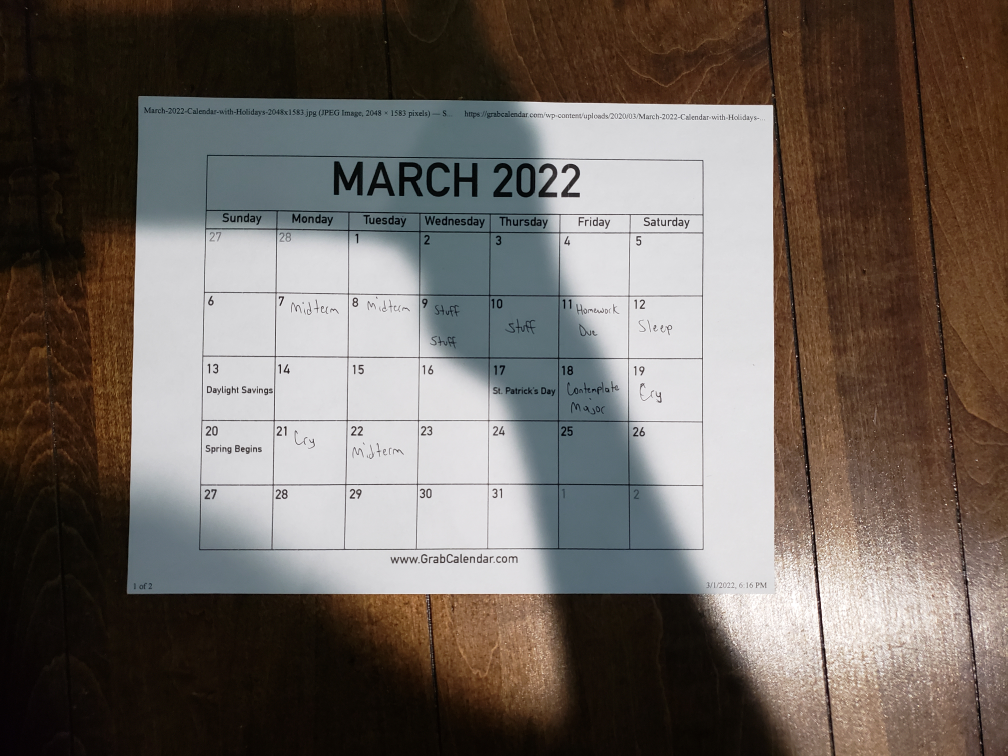
#> input picture backend/test6.jpg, 4032 x 3024 px (shown at 1/4 size)
$ python cropping.py
#> lines starting #> are read from the running program, lines starting #| are printed output that depends on the picture; after the words box and inside, x2 and y2 are one past the last pixel; in counts of white or black regions, pixels touching at a corner belong together
# copy of the detect.py file

import cv2
import numpy as np
from imutils import contours as ctrs
# do not modify!


def getRandomColor():
    return (np.random.randint(0, 255), np.random.randint(0, 255), np.random.randint(0, 255))


image = cv2.imread('test6.jpg')
#> image is the input picture: shape (3024, 4032, 3); mean B, G, R 95.7, 102.1, 110.7
width = 1000
height = 700
image = cv2.resize(image, (width, height), interpolation=cv2.INTER_AREA)
#> image: shape (700, 1000, 3)

# GET LARGEST CONTOUR AND CROP      #GET LARGEST CONTOUR AND CROP
# GET LARGEST CONTOUR AND CROP      #GET LARGEST CONTOUR AND CROP
gray = cv2.cvtColor(image, cv2.COLOR_BGR2GRAY)
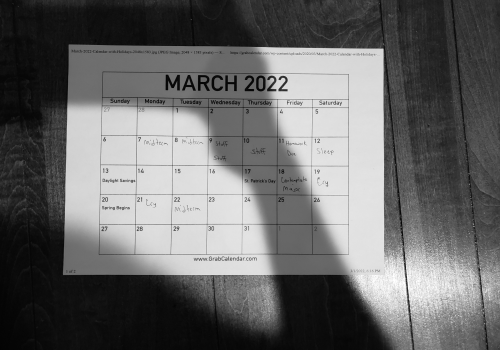
#> gray: shape (700, 1000) (shown at 1/2 size); min 1, max 255, mean 103.9
blur = cv2.GaussianBlur(gray, (5, 5), 1)
thresh = cv2.Canny(blur, 200, 50)
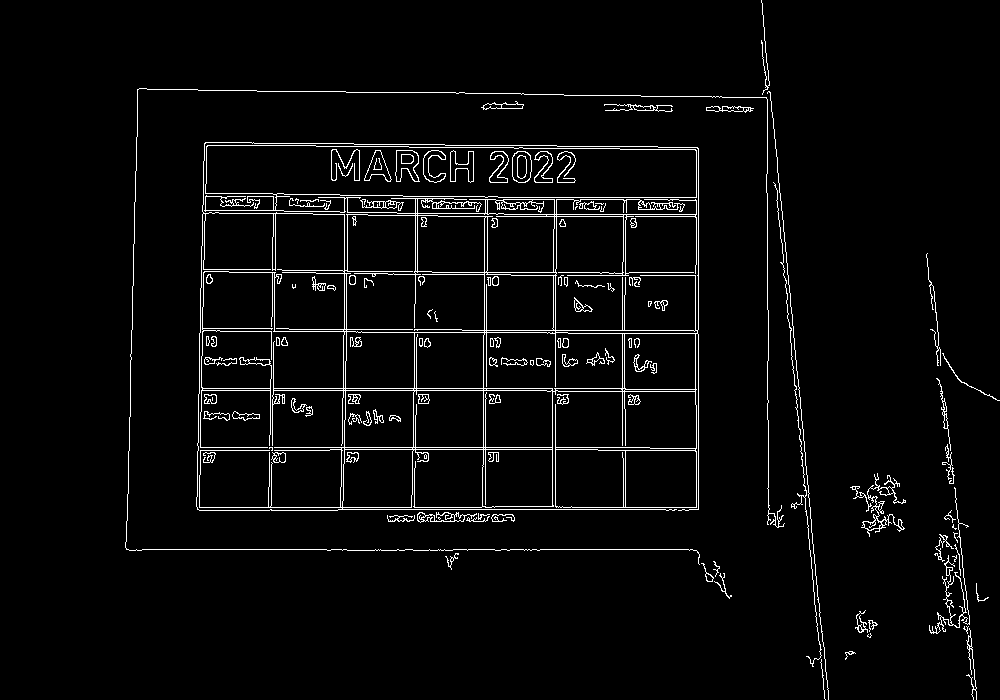
#> thresh: shape (700, 1000); 3.6% white in thin lines or dots, all inside (x1, y1, x2, y2) = (125, 0, 1000, 700)
kernel = np.ones((5, 5))
dilation = cv2.dilate(thresh, kernel, iterations=3)
#> dilation: shape (700, 1000); 25.8% white; 7 white regions, largest, box (x1, y1, x2, y2) and area: (190, 136, 705, 529) 116992, (119, 0, 835, 700) 45062, (920, 247, 1000, 700) 12610
erosion = cv2.erode(dilation, kernel, iterations=1)
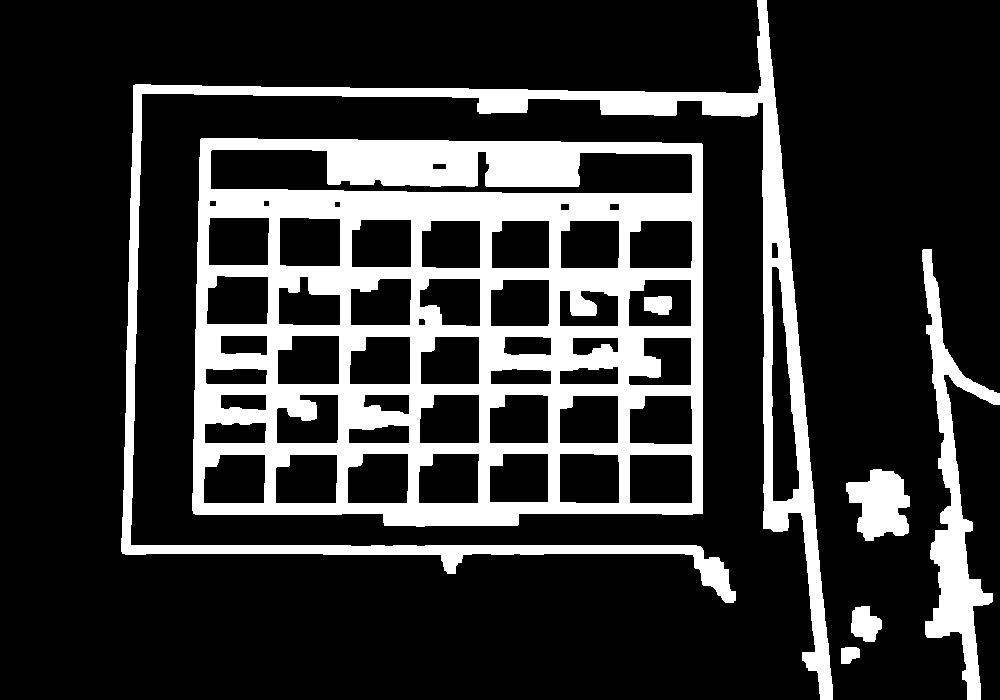
#> erosion: shape (700, 1000); 20.4% white; 7 white regions


allContours, hierarchy = cv2.findContours(
    dilation, cv2.RETR_EXTERNAL, cv2.CHAIN_APPROX_SIMPLE)
#> allContours = 6 contours; box (x1, y1, x2, y2) and area: (190, 136, 705, 529) 194016, (119, 0, 835, 700) 45397, (920, 247, 1000, 700) 12016, (844, 467, 912, 543) 3606, (849, 604, 884, 644) 1024, (839, 645, 862, 666) 388

maxArea = 0
maxContour = allContours[0]
#> maxContour = contour of 17 points, box (x1, y1, x2, y2) (839, 645, 862, 666), area 388

for contour in allContours:
    area = cv2.contourArea(contour)
    if area > maxArea:
        maxArea = area
        maxContour = contour
#> this loop made 6 passes
#> (area, maxArea) on passes 1 to 5: (387.5, 387.5), (1024, 1024), (3605.5, 3605.5), (12015.5, 12015.5), (194016, 194016)
#> after the loop, maxArea = 194016; maxContour = contour of 55 points, box (x1, y1, x2, y2) (190, 136, 705, 529), area 194016
x, y, w, h = cv2.boundingRect(maxContour)
#> x = 190; y = 136; w = 515; h = 393
imageCropped = image[y:y+h, x:x+w]
# GET LARGEST CONTOUR AND CROP      #GET LARGEST CONTOUR AND CROP
# GET LARGEST CONTOUR AND CROP      #GET LARGEST CONTOUR AND CROP

gray = cv2.cvtColor(imageCropped, cv2.COLOR_BGR2GRAY)
#> gray: shape (393, 515)
thresh = cv2.adaptiveThreshold(
    gray, 255, cv2.ADAPTIVE_THRESH_GAUSSIAN_C, cv2.THRESH_BINARY_INV, 25, 2)
#> thresh: shape (393, 515); 11.9% white in thin lines or dots
contours = cv2.findContours(thresh, cv2.RETR_TREE, cv2.CHAIN_APPROX_SIMPLE)
#> contours = 982 contours, 842 with area under 20; largest, box (x1, y1, x2, y2) and area: (7, 7, 508, 374) 180202, (14, 8, 508, 63) 24882, (434, 313, 508, 373) 4292, (433, 254, 508, 314) 4258, (82, 194, 156, 254) 4230
contours = contours[0] if len(contours) == 2 else contours[1]
# expand the contours for the calendar lines by drawing over the contours in the thresh image
for c in contours:
    area = cv2.contourArea(c)
    if 1000 < area < 50000:
        # thicken the contours that are detected
        cv2.drawContours(thresh, [c], -1, (255, 255, 255), 4)
#> this loop made 982 passes
#> area on passes 19, 26, 59: 22.5, 49.5, 161
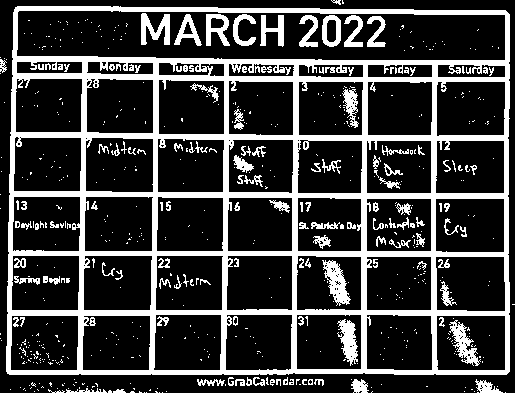
#> thresh: shape (393, 515); 23.7% white; 617 white regions (483 under 20 px), largest, box (x1, y1, x2, y2) and area: (6, 6, 510, 375) 35804, (322, 260, 351, 306) 635, (449, 320, 481, 366) 557

# vertical and horizontal thresholds using morphological transformations
thresh = cv2.bitwise_not(thresh)
vertical_kernel = cv2.getStructuringElement(cv2.MORPH_RECT, (1, 4))
#> vertical_kernel = [1, 1, 1, 1]
thresh = cv2.morphologyEx(thresh, cv2.MORPH_CLOSE,
                          vertical_kernel, iterations=1)
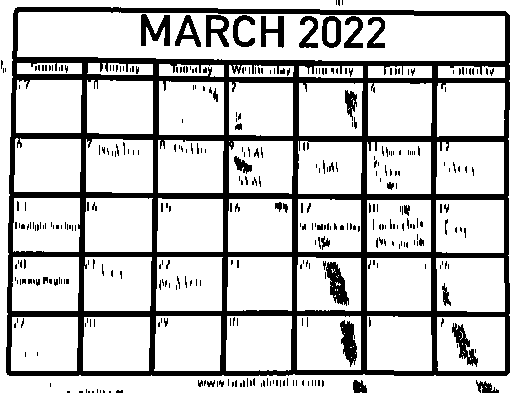
#> thresh: shape (393, 515); 78.2% white; 359 black regions (312 under 20 px), largest, box (x1, y1, x2, y2) and area: (6, 7, 510, 376) 34988, (326, 262, 349, 306) 543, (141, 14, 170, 46) 520
horizontal_kernel = cv2.getStructuringElement(cv2.MORPH_RECT, (4, 1))
#> horizontal_kernel = [[1, 1, 1, 1]]
thresh = cv2.morphologyEx(thresh, cv2.MORPH_CLOSE,
                          horizontal_kernel, iterations=1)
#> thresh: shape (393, 515); 80.3% white; 62 black regions (32 under 20 px), largest, box (x1, y1, x2, y2) and area: (7, 7, 511, 376) 34304, (142, 14, 171, 46) 520, (327, 263, 350, 303) 490
thresh = cv2.bitwise_not(thresh)
# get rid of background noise in image
thresh = cv2.erode(thresh, (1, 1), iterations=3)
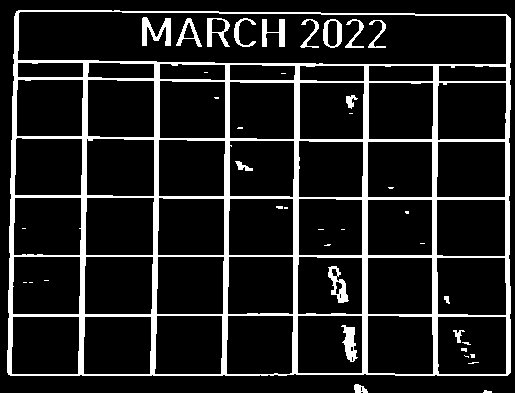
#> thresh: shape (393, 515); 13.1% white; 40 white regions (21 under 20 px)
# END - vertical and horizontal thresholds using morphological transformations
# obtain contours once more on the cleaner thresh image
contours = cv2.findContours(thresh, cv2.RETR_TREE, cv2.CHAIN_APPROX_SIMPLE)
#> contours = 92 contours, 27 with area under 20; largest, box (x1, y1, x2, y2) and area: (7, 10, 511, 376) 180984, (17, 11, 507, 65) 24204, (437, 316, 507, 375) 3994, (436, 257, 507, 316) 3958, (84, 256, 154, 315) 3934
contours = contours[0] if len(contours) == 2 else contours[1]
#(contoursC, _) = contours.sort_contours(contoursC, method="top-to-bottom")
avgW = 0
avgH = 0
avgArea = 0
counter = 0
for contour in contours:
    area = cv2.contourArea(contour)
    if 1000 < area < 25000:
        x, y, w, h = cv2.boundingRect(contour)
        avgArea += area
        avgW += w
        avgH += h
        counter += 1
#> this loop made 92 passes
#> (area, x, y, w, h, avgArea, avgW, avgH) on passes 5, 12, 13, 14, 15, 19, 20, 21: (3993.5, 437, 316, 70, 59, 3993.5, 70, 59), (3898, 83, 316, 69, 59, 7891.5, 139, 118), (3888, 11, 316, 69, 59, 11779.5, 208, 177), (3811.5, 367, 315, 67, 60, 15591, 275, 237), (3768, 297, 315, 66, 59, 19359, 341, 296), (3877.5, 226, 315, 68, 60, 23236.5, 409, 356), (3921.5, 154, 315, 69, 60, 27158, 478, 416), (3958.5, 436, 257, 71, 59, 31116.5, 549, 475)
#> after the loop, avgArea = 163200; avgH = 2209; avgW = 3268; counter = 42

avgW = (avgW / counter)
#> avgW = 77.81
avgArea = (avgArea / counter)
#> avgArea = 3885.7
avgH = (avgH / counter)
#> avgH = 52.6
deleteMe = 0
for contour in contours:
    area = cv2.contourArea(contour)
    if (avgArea - (avgArea * .4)) < area < (avgArea + (avgArea * .4)):
        x, y, w, h = cv2.boundingRect(contour)
        if (avgW - (avgW * .4)) < w < (avgW + (avgW * .4)) and (avgH - (avgH * .4)) < h < (avgH + (avgH * .4)):
            save = imageCropped[y:y+h, x:x+w]
            cv2.drawContours(imageCropped, [contour], -1, getRandomColor(), 2)

            if deleteMe == 6:
                cv2.imshow(f"{deleteMe}", save)
            deleteMe += 1
#> this loop made 92 passes
#> (area, x, y, w, h) on passes 5, 12, 13, 14, 15, 19, 20, 21: (3993.5, 437, 316, 70, 59), (3898, 83, 316, 69, 59), (3888, 11, 316, 69, 59), (3811.5, 367, 315, 67, 60), (3768, 297, 315, 66, 59), (3877.5, 226, 315, 68, 60), (3921.5, 154, 315, 69, 60), (3958.5, 436, 257, 71, 59)
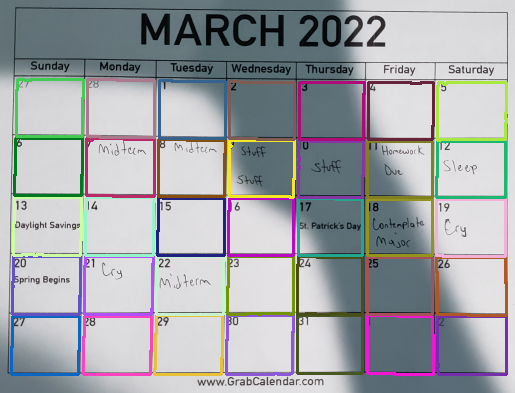
#> imageCropped: shape (393, 515, 3); mean B, G, R 169.5, 165.8, 162.9
cv2.imshow("output", imageCropped)
cv2.waitKey(0)
cv2.destroyAllWindows()

$ run again, with backend/test1.jpg copied over backend/test6.jpg
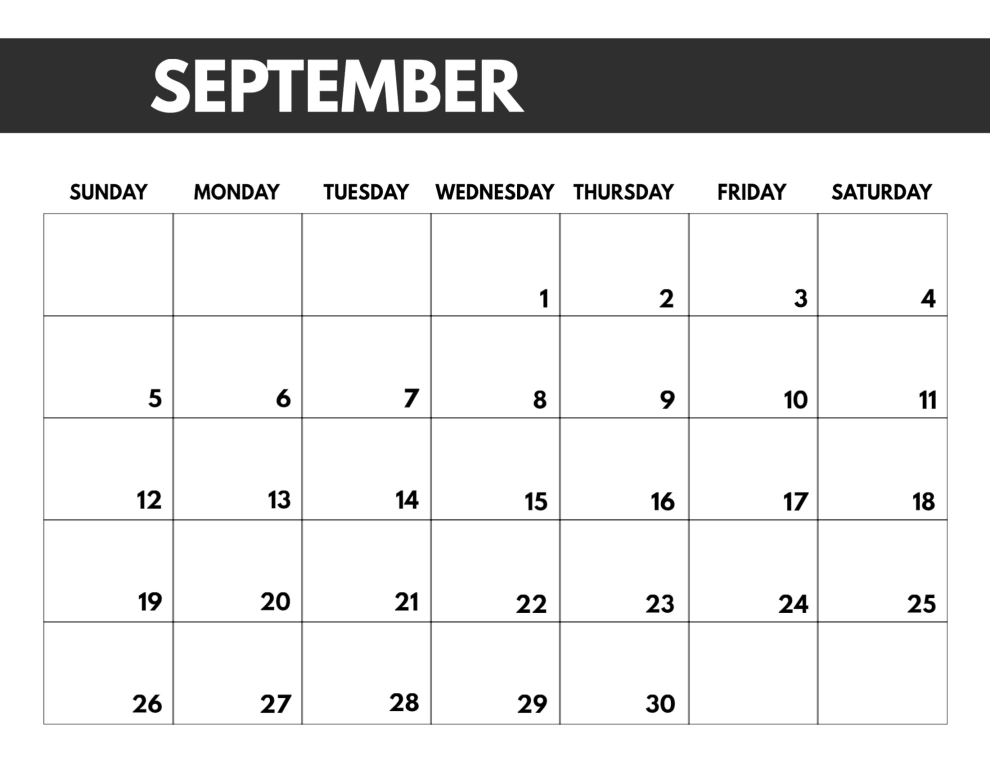
#> input picture backend/test1.jpg, 1980 x 1530 px (shown at 1/2 size)
#> image is the input picture: shape (1530, 1980, 3); min 0, max 255, mean 226.1
#> image: shape (700, 1000, 3)
#> dilation: shape (700, 1000); 32.4% white; 4 white regions, box (x1, y1, x2, y2) and area: (36, 161, 965, 670) 178303, (146, 47, 535, 110) 22459, (0, 29, 1000, 42) 13000, (0, 115, 1000, 128) 13000
#> erosion: shape (700, 1000); 25.9% white; 4 white regions
#> allContours = 4 contours; box (x1, y1, x2, y2) and area: (36, 161, 965, 670) 464819, (146, 47, 535, 110) 22004, (0, 115, 1000, 128) 11988, (0, 29, 1000, 42) 11988
#> maxContour = contour of 123 points, box (x1, y1, x2, y2) (36, 161, 965, 670), area 464819
#> the loop `for contour in allContours:` made 4 passes
#> (area, maxArea) on pass 1: (464819, 464819)
#> after the loop `for contour in allContours:`: maxArea = 464819
#> `x, y, w, h = cv2.boundingRect(maxContour)`: x = 36; y = 161; w = 929; h = 509
#> `contours = cv2.findContours(thresh, cv2.RETR_TREE, cv2.CHAIN_APPROX_SI..`: contours = 175 contours, 15 with area under 20; largest, box (x1, y1, x2, y2) and area: (7, 33, 922, 503) 428020, (790, 408, 921, 502) 12088, (790, 221, 921, 315) 12088, (8, 221, 139, 315) 12088, (790, 34, 921, 128) 12088
#> the loop `for c in contours:` made 175 passes
#> area on passes 1 to 3: 428020, 12088, 11995
#> after the loop `for c in contours:`:
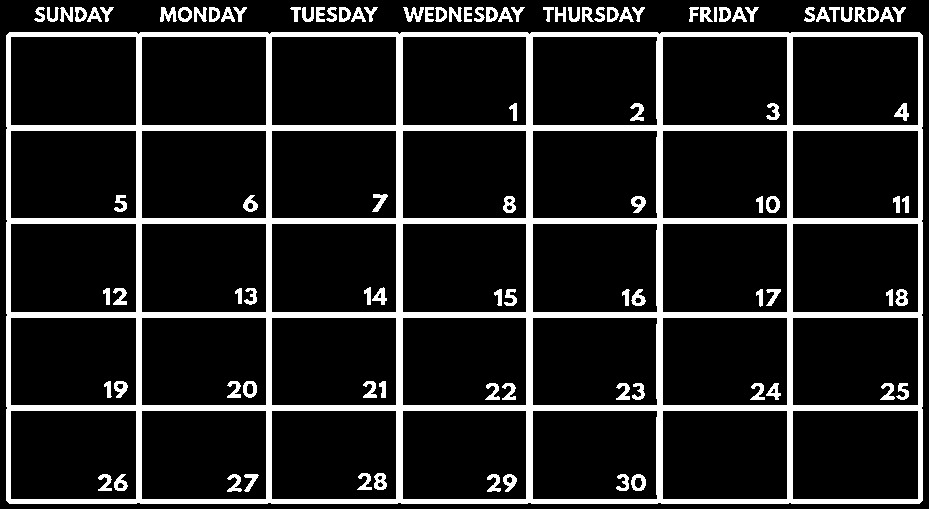
#> thresh: shape (509, 929); 13.5% white; 102 white regions, largest, box (x1, y1, x2, y2) and area: (6, 32, 923, 504) 52506, (403, 7, 424, 22) 166, (160, 7, 177, 22) 157
#> vertical_kernel = [1, 1, 1, 1]
#> horizontal_kernel = [[1, 1, 1, 1]]
#> `contours = cv2.findContours(thresh, cv2.RETR_TREE, cv2.CHAIN_APPROX_SI..`: contours = 168 contours, 87 with area under 20; largest, box (x1, y1, x2, y2) and area: (7, 36, 924, 505) 428591, (793, 411, 920, 504) 11590, (11, 411, 138, 504) 11590, (793, 224, 920, 317) 11590, (11, 224, 138, 317) 11590
#> the loop `for contour in contours:` made 168 passes
#> (area, x, y, w, h, avgArea, avgW, avgH) on passes 2, 3, 4, 7, 11, 16, 19, 24: (11590, 793, 411, 127, 93, 11590, 127, 93), (11498, 663, 411, 126, 93, 23088, 253, 186), (11423, 533, 411, 126, 93, 34511, 379, 279), (11406, 403, 411, 125, 93, 45917, 504, 372), (11498, 272, 411, 126, 93, 57415, 630, 465), (11498, 142, 411, 126, 93, 68913, 756, 558), (11590, 11, 411, 127, 93, 80503, 883, 651), (11464, 793, 318, 127, 92, 91967, 1010, 743)
#> after the loop `for contour in contours:`: avgArea = 400770; avgH = 3241; avgW = 4415; counter = 35
#> `avgW = (avgW / counter)`: avgW = 126.1
#> `avgArea = (avgArea / counter)`: avgArea = 11450.6
#> `avgH = (avgH / counter)`: avgH = 92.6
#> the loop `for contour in contours:` made 168 passes
#> (area, x, y, w, h) on passes 2, 3, 4, 7, 11, 16, 19, 24: (11590, 793, 411, 127, 93), (11498, 663, 411, 126, 93), (11423, 533, 411, 126, 93), (11406, 403, 411, 125, 93), (11498, 272, 411, 126, 93), (11498, 142, 411, 126, 93), (11590, 11, 411, 127, 93), (11464, 793, 318, 127, 92)
#> after the loop `for contour in contours:`:
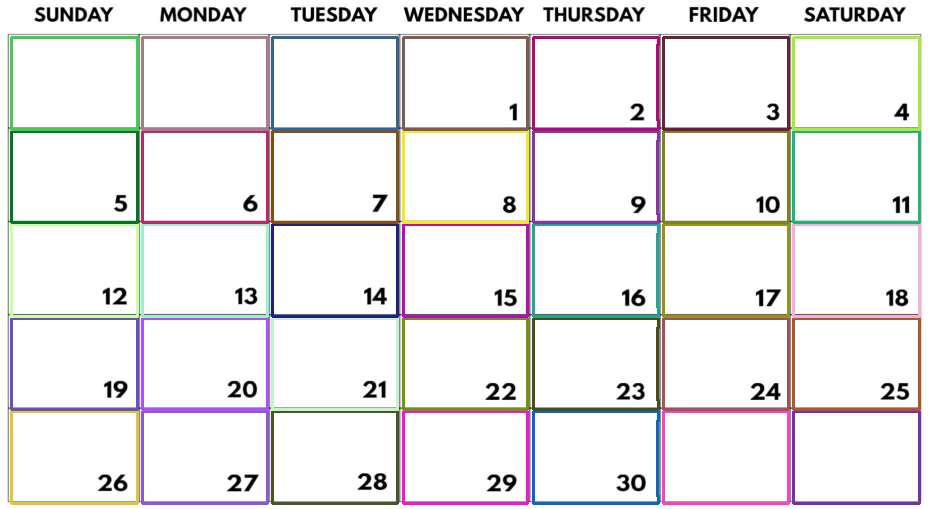
#> imageCropped: shape (509, 929, 3); mean B, G, R 235.1, 234.9, 236.6
